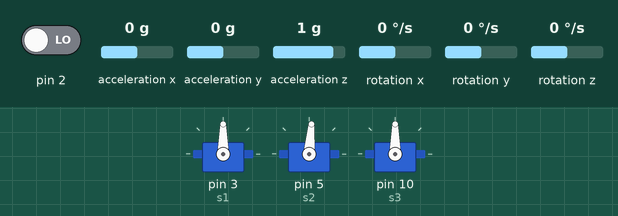
This sketch was run on a simulated Arduino Uno, built with avr-gcc and run on an emulated ATmega328P. Parts: 3 × servo. The test bench sets the inputs (shaded band); at power-on: acceleration x 0 g, acceleration y 0 g, acceleration z 1 g, rotation y 0 °/s, pin 2 LOW, rotation x 0 °/s, rotation z 0 °/s.

Above: at 1.3 s.
1.4 s: acceleration x set to -0.8 g
At 4.8 s:
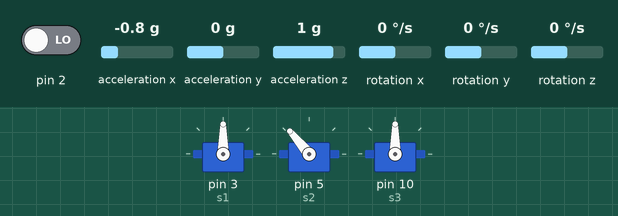
5.3 s: acceleration y set to -1.4 g
At 6.9 s:
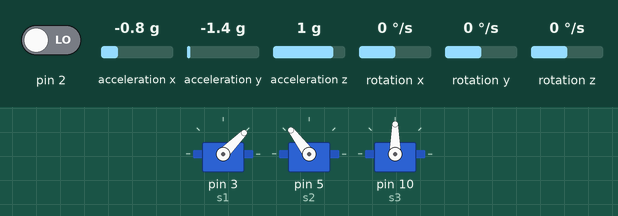
9.2 s: acceleration x set to 0 g
13.1 s: acceleration y set to 0 g
At 13.7 s:
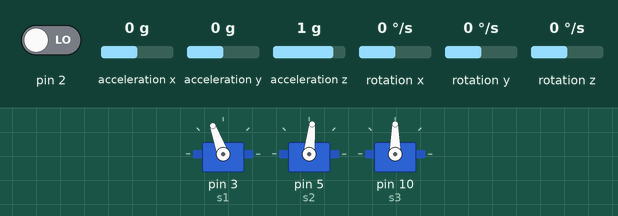
16.7 s: acceleration z set to -1.4 g
20.6 s: rotation y set to 192 °/s
At 24.9 s:
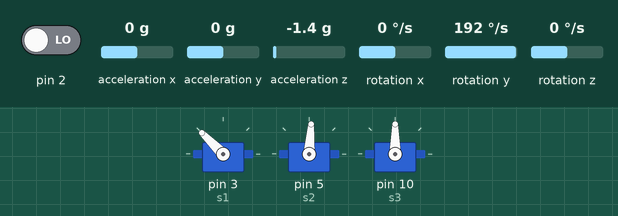
Timing chart, 0 to 27.8 s (numbered marks = the images above; inputs shaded):
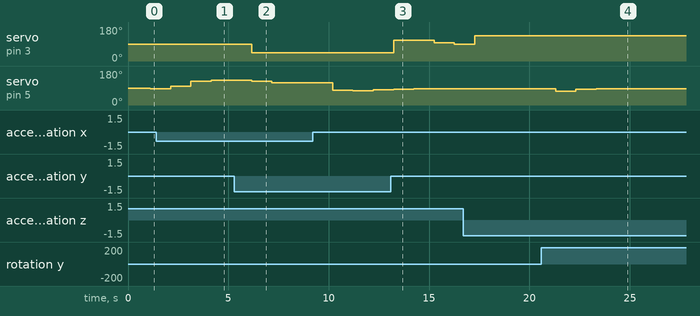

The sketch:

arduino_code.ino
```cpp
#include <Wire.h>
#include <Kalman.h>
#include <MPU6050.h>
#include <PID_v1.h>
#include <Servo.h>

Servo s1,s2,s3;

double setpoint=0;
double output1,output2,output3;
double kalAngleX, kalAngleY; // Calculated angle using a Kalman filter
double roll1=0,pitch1=0,yaw1=0;
int pos1,pos2,pos3;

unsigned int ch6;


PID p1(&kalAngleX,&output1,&setpoint,1.4,0.048,0.1,REVERSE);
PID p2(&kalAngleY,&output2,&setpoint,1.4,0.048,0.1,DIRECT);
//PID p3(&yaw1,&output3,&setpoint,3,0.04,1.9,DIRECT);


MPU6050 mpu;

Kalman kalmanX; // Create the Kalman instances
Kalman kalmanY;

/* IMU Data */
double accX, accY, accZ;
double gyroX, gyroY, gyroZ;

double gyroXangle, gyroYangle; // Angle calculate using the gyro only

uint32_t timer;

//////////////////////////////////////////////////////////////////////////////////////////////////////////////////////////////
void setup() {
  Wire.begin();

  while(!mpu.begin(MPU6050_SCALE_2000DPS, MPU6050_RANGE_2G))
  {
    Serial.println("Could not find a valid MPU6050 sensor, check wiring!");
    delay(500);
  }
  mpu.calibrateGyro();
  mpu.setThreshold(3);

  delay(100); // Wait for sensor to stabilize

  Vector rawAccel = mpu.readRawAccel();


  /* Set kalman and gyro starting angle */
  accX = rawAccel.XAxis;
  accY = rawAccel.YAxis;
  accZ = rawAccel.ZAxis;


  // It is then converted from radians to degrees
  double roll  = atan2(accY, accZ) * RAD_TO_DEG;
  double pitch = atan(-accX / sqrt(accY * accY + accZ * accZ)) * RAD_TO_DEG;


  kalmanX.setAngle(roll); // Set starting angle
  kalmanY.setAngle(pitch);
  gyroXangle = roll;
  gyroYangle = pitch;

  timer = micros();

  s1.attach(3);
  s2.attach(5);
  s3.attach(10);

  p1.SetMode(AUTOMATIC);
  p2.SetMode(AUTOMATIC);
  //p3.SetMode(AUTOMATIC);
  p1.SetOutputLimits(-45,45);
  p2.SetOutputLimits(-45,45);
  //p3.SetOutputLimits(-45,45);

  pinMode(2,INPUT);
  pinMode(7,INPUT);
  pinMode(8,INPUT);
  pinMode(12,INPUT);


}
///////////////////////////////////////////////////////////////////////////////////////////////////////////////

void loop() {

  ch6=pulseIn(2,HIGH);
  if(ch6>1500)
  {
    txcontrol();
  }
  else
  {
    gyrocontrol();
  }

}


//////////////////////////////////////////////////////////////////////////////////////////////////////////////
void gyrocontrol()
{
  /* Update all the values */
  //while (i2cRead(0x3B, i2cData, 14));


  Vector racc = mpu.readRawAccel();
  Vector rawGyro = mpu.readRawGyro();

  accX = racc.XAxis;
  accY = racc.YAxis;
  accZ = racc.ZAxis;
  //tempRaw = (i2cData[6] << 8) | i2cData[7];
  gyroX = rawGyro.XAxis;
  gyroY = rawGyro.YAxis;
  gyroZ = rawGyro.ZAxis;


  double dt = (double)(micros() - timer) / 1000000; // Calculate delta time
  timer = micros();

  // Read normalized values
   Vector norm = mpu.readNormalizeGyro();

   // Calculate Pitch, Roll and Yaw
   pitch1 = pitch1 + norm.YAxis * dt;
   roll1 = roll1 + norm.XAxis * dt;
   yaw1 = yaw1 + norm.ZAxis * dt;


  double roll  = atan2(accY, accZ) * RAD_TO_DEG;
  double pitch = atan(-accX / sqrt(accY * accY + accZ * accZ)) * RAD_TO_DEG;


  double gyroXrate = gyroX / 131.0; // Convert to deg/s
  double gyroYrate = gyroY / 131.0; // Convert to deg/s
  double gyroZrate = gyroZ /131.0;
///////////////////////////////////////////////////////////////////////////////////////////////////////////////////////////////////////////////////////////////////////////////////////

  //void relative_to_euler(double w_x, double w_y, double w_z){
  	// w refers to omega (angular rate about body axes)
  	//0.01745329251 = (3.142(PI) / 180degr) The Arduino sin function is in radians
  	gyroXrate  = gyroXrate + gyroYrate*sin(roll*0.01745329251)*tan(pitch*0.01745329251) + gyroZrate*cos(roll*0.01745329251)*tan(pitch*0.01745329251);
  	gyroYrate =       gyroYrate*cos(pitch*0.01745329251)                               - gyroZrate*sin(roll*0.01745329251);
  	gyroZrate  =       gyroYrate*sin(roll*0.01745329251)/cos(pitch*0.01745329251) + gyroZrate*cos(roll*0.01745329251)*cos(pitch*0.01745329251);


///////////////////////////////////////////////////////////////////////////////////////////////////////////////////////////////////////////////////////////////////////////////////


  // This fixes the transition problem when the accelerometer angle jumps between -180 and 180 degrees
  if ((roll < -90 && kalAngleX > 90) || (roll > 90 && kalAngleX < -90)) {
    kalmanX.setAngle(roll);
    kalAngleX = roll;
    gyroXangle = roll;
  } else
    kalAngleX = kalmanX.getAngle(roll, gyroXrate, dt); // Calculate the angle using a Kalman filter

  if (abs(kalAngleX) > 90)
    gyroYrate = -gyroYrate; // Invert rate, so it fits the restriced accelerometer reading
    kalAngleY = kalmanY.getAngle(pitch, gyroYrate, dt);


  gyroXangle += gyroXrate * dt; // Calculate gyro angle without any filter
  gyroYangle += gyroYrate * dt;
  //gyroXangle += kalmanX.getRate() * dt; // Calculate gyro angle using the unbiased rate
  //gyroYangle += kalmanY.getRate() * dt;


  // Reset the gyro angle when it has drifted too much
  if (gyroXangle < -180 || gyroXangle > 180)
    gyroXangle = kalAngleX;
  if (gyroYangle < -180 || gyroYangle > 180)
    gyroYangle = kalAngleY;
////////////////////////////////////////////////////////////////////////////////////////////////////


  p1.Compute();
  p2.Compute();


  s1.write(90+output1);
  s2.write(85-output2);
  s3.write(90);

  delay(2);
}
/////////////////////---------///////------//////--------///////////---------//////////////////////////////////
void txcontrol()
{
  pos1=pulseIn(7,HIGH);
  pos2=pulseIn(8,HIGH);
  pos3=pulseIn(12,HIGH);
  s1.writeMicroseconds(pos1);
  s2.writeMicroseconds(pos2);
  s3.writeMicroseconds(pos3);


}
```

Measured:
- after the input at 1.4 s, servo on pin 5 (s2): 85° → 98° after 0.72 s, → 126° 1.0 s later, → 130° 1.0 s later
- after the input at 5.3 s, servo on pin 3 (s1): 90° → 45° after 0.86 s; servo on pin 5 (s2): 130° → 127° after 0.86 s, → 119° 1.0 s later, → 117° 1.0 s later, → 118° 1.0 s later
- after the input at 13.1 s, servo on pin 3 (s1): 45° → 110° after 0.13 s, → 97° 2.0 s later, → 89° 1.0 s later
- after the input at 20.6 s, servo on pin 5 (s2): 86° → 74° after 0.71 s, → 84° 1.0 s later, → 87° 1.0 s later, → 86° 1.0 s later, … (5 changes in this stretch)
